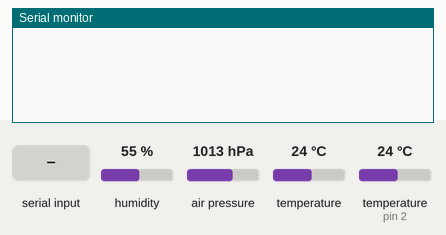
Simulated run of this sketch. Board: Arduino Uno, built with avr-gcc and run on an emulated ATmega328P. On the bench: the last lines printed to the serial monitor. Wiring (inferred from the names in the program): BMP180 pressure sensor at I2C address 0x77. Inputs (shaded band) come from the test bench; at power-on: humidity 55 %, air pressure 1013 hPa, temperature 24 °C, temperature (sensor on pin 2) 24 °C.

Above: at 1.2 s.
1.3 s: "1" received over Serial
At 2.5 s:
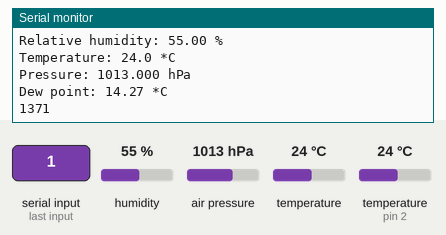
2.8 s: "0" received over Serial
At 4.3 s:
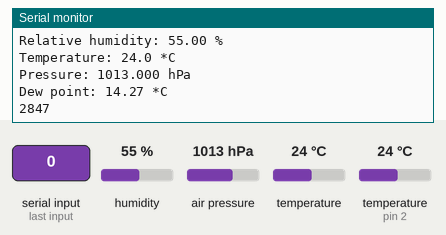
Timing chart, 0 to 5.8 s (numbered marks = the images above; inputs shaded):
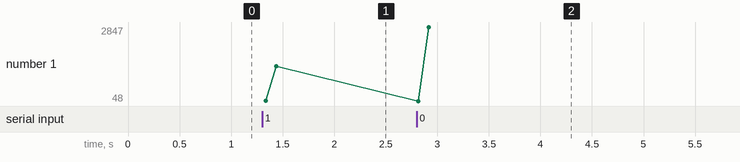

Measured:
- after the input at 1.3 s, the serial monitor: prints a new line at once (image 1)
- after the input at 2.8 s, the serial monitor: prints a new line at once (image 2)
- plotted number 1: 1371 → 2847 after the input at 2.8 s

The sketch:

HTP_server.ino
```cpp
// (licence header left out)
#include <Wire.h>
#include "DHT.h"
#include <math.h>

#define BMP085_ADDRESS 0x77  // I2C address of BMP085
const unsigned char OSS = 0;  // Oversampling Setting

// Calibration values
int ac1;
int ac2;
int ac3;
unsigned int ac4;
unsigned int ac5;
unsigned int ac6;
int b1;
int b2;
int mb;
int mc;
int md;

// b5 is calculated in bmp085GetTemperature(...), this variable is also used in bmp085GetPressure(...)
// so ...Temperature(...) must be called before ...Pressure(...).
long b5;

short temperature;
long pressure;

#define DHTPIN 2 // what pin the DHT is connected to
#define DHTTYPE DHT11 // DHT 11
//#define DHTTYPE DHT22   // DHT 22  (AM2302)
//#define DHTTYPE DHT21   // DHT 21 (AM2301)


DHT dht(DHTPIN, DHTTYPE);


void setup()
{
  Serial.begin(9600);
  Wire.begin();
  bmp085Calibration();
  dht.begin();
}

void loop()
{
if(Serial.available()>0){
  int inbyte=Serial.read();
  while(Serial.available()>0){
    // Eats all bytes waiting
    int inbytex=Serial.read();
  }
  float h = dht.readHumidity();
  float t = dht.readTemperature();

  temperature = bmp085GetTemperature(bmp085ReadUT());
  pressure = bmp085GetPressure(bmp085ReadUP());
  if((inbyte)==42){ // *
    Serial.print(h);
    Serial.print(';');
    Serial.print(t);
    Serial.print(';');
    Serial.print(pressure);
    Serial.print(';');
    Serial.println(temperature);
  }else{
    Serial.println(inbyte);
    Serial.print("Relative humidity: ");
    Serial.print(h);
    Serial.println(" %");
  //  Serial.print("Temperature :");
  //  Serial.print(t);
  //  Serial.println(" *C");
  // Discarding - better accuracy from the bmp085
    Serial.print("Temperature: ");
    Serial.print(temperature/10.0, 1);
    Serial.println(" *C");
    Serial.print("Pressure: ");
    Serial.print(pressure/100.0, 3);
    Serial.println(" hPa");
    Serial.print("Dew point: ");
    Serial.print(dp(t,h));
    Serial.println(" *C");
    Serial.println(millis());
    Serial.println();
  }
}
}

// Stores all of the bmp085's calibration values into global variables
// Calibration values are required to calculate temp and pressure
// This function should be called at the beginning of the program
void bmp085Calibration()
{
  ac1 = bmp085ReadInt(0xAA);
  ac2 = bmp085ReadInt(0xAC);
  ac3 = bmp085ReadInt(0xAE);
  ac4 = bmp085ReadInt(0xB0);
  ac5 = bmp085ReadInt(0xB2);
  ac6 = bmp085ReadInt(0xB4);
  b1 = bmp085ReadInt(0xB6);
  b2 = bmp085ReadInt(0xB8);
  mb = bmp085ReadInt(0xBA);
  mc = bmp085ReadInt(0xBC);
  md = bmp085ReadInt(0xBE);
}

// Calculate temperature given ut.
// Value returned will be in units of 0.1 deg C
short bmp085GetTemperature(unsigned int ut)
{
  long x1, x2;

  x1 = (((long)ut - (long)ac6)*(long)ac5) >> 15;
  x2 = ((long)mc << 11)/(x1 + md);
  b5 = x1 + x2;

  return ((b5 + 8)>>4);
}

// Calculate pressure given up
// calibration values must be known
// b5 is also required so bmp085GetTemperature(...) must be called first.
// Value returned will be pressure in units of Pa.
long bmp085GetPressure(unsigned long up)
{
  long x1, x2, x3, b3, b6, p;
  unsigned long b4, b7;

  b6 = b5 - 4000;
  // Calculate B3
  x1 = (b2 * (b6 * b6)>>12)>>11;
  x2 = (ac2 * b6)>>11;
  x3 = x1 + x2;
  b3 = (((((long)ac1)*4 + x3)<<OSS) + 2)>>2;

  // Calculate B4
  x1 = (ac3 * b6)>>13;
  x2 = (b1 * ((b6 * b6)>>12))>>16;
  x3 = ((x1 + x2) + 2)>>2;
  b4 = (ac4 * (unsigned long)(x3 + 32768))>>15;

  b7 = ((unsigned long)(up - b3) * (50000>>OSS));
  if (b7 < 0x80000000)
    p = (b7<<1)/b4;
  else
    p = (b7/b4)<<1;

  x1 = (p>>8) * (p>>8);
  x1 = (x1 * 3038)>>16;
  x2 = (-7357 * p)>>16;
  p += (x1 + x2 + 3791)>>4;

  return p;
}

// Read 1 byte from the BMP085 at 'address'
char bmp085Read(unsigned char address)
{
  unsigned char data;

  Wire.beginTransmission(BMP085_ADDRESS);
  Wire.write(address);
  Wire.endTransmission();

  Wire.requestFrom(BMP085_ADDRESS, 1);
  while(!Wire.available())
    ;

  return Wire.read();
}

// Read 2 bytes from the BMP085
// First byte will be from 'address'
// Second byte will be from 'address'+1
int bmp085ReadInt(unsigned char address)
{
  unsigned char msb, lsb;

  Wire.beginTransmission(BMP085_ADDRESS);
  Wire.write(address);
  Wire.endTransmission();

  Wire.requestFrom(BMP085_ADDRESS, 2);
  while(Wire.available()<2)
    ;
  msb = Wire.read();
  lsb = Wire.read();

  return (int) msb<<8 | lsb;
}

// Read the uncompensated temperature value
unsigned int bmp085ReadUT()
{
  unsigned int ut;

  // Write 0x2E into Register 0xF4
  // This requests a temperature reading
  Wire.beginTransmission(BMP085_ADDRESS);
  Wire.write(0xF4);
  Wire.write(0x2E);
  Wire.endTransmission();

  // Wait at least 4.5ms
  delay(5);

  // Read two bytes from registers 0xF6 and 0xF7
  ut = bmp085ReadInt(0xF6);
  return ut;
}

// Read the uncompensated pressure value
unsigned long bmp085ReadUP()
{
  unsigned char msb, lsb, xlsb;
  unsigned long up = 0;

  // Write 0x34+(OSS<<6) into register 0xF4
  // Request a pressure reading w/ oversampling setting
  Wire.beginTransmission(BMP085_ADDRESS);
  Wire.write(0xF4);
  Wire.write(0x34 + (OSS<<6));
  Wire.endTransmission();

  // Wait for conversion, delay time dependent on OSS
  delay(2 + (3<<OSS));

  // Read register 0xF6 (MSB), 0xF7 (LSB), and 0xF8 (XLSB)
  Wire.beginTransmission(BMP085_ADDRESS);
  Wire.write(0xF6);
  Wire.endTransmission();
  Wire.requestFrom(BMP085_ADDRESS, 3);

  // Wait for data to become available
  while(Wire.available() < 3)
    ;
  msb = Wire.read();
  lsb = Wire.read();
  xlsb = Wire.read();

  up = (((unsigned long) msb << 16) | ((unsigned long) lsb << 8) | (unsigned long) xlsb) >> (8-OSS);

  return up;
}


//calculates dew point from relative humidity and temperature:

float dp(float t,float rh){
  // constants from http://en.wikipedia.org/wiki/Dew_point#Calculating_the_dew_point
  const float a=6.1121;
  const float b=17.67;
  const float c=243.5;
  const float d=234.5;
  float gm=log(rh/100*exp((b-t/d)*(t/(c+t))));
   return(c*gm/(b-gm));
}
```
